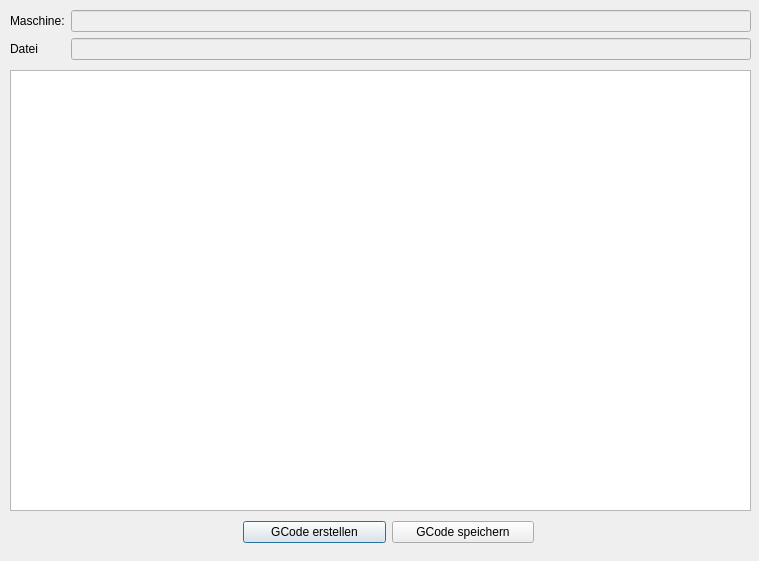
<?xml version="1.0" encoding="UTF-8"?>
<ui version="4.0">
 <class>Dialog_GCode</class>
 <widget class="QDialog" name="Dialog_GCode">
  <property name="geometry">
   <rect>
    <x>0</x>
    <y>0</y>
    <width>759</width>
    <height>561</height>
   </rect>
  </property>
  <property name="windowTitle">
   <string>GCode</string>
  </property>
  <property name="modal">
   <bool>true</bool>
  </property>
  <widget class="QPlainTextEdit" name="plainTextEdit">
   <property name="geometry">
    <rect>
     <x>10</x>
     <y>70</y>
     <width>741</width>
     <height>441</height>
    </rect>
   </property>
   <property name="verticalScrollBarPolicy">
    <enum>Qt::ScrollBarPolicy::ScrollBarAsNeeded</enum>
   </property>
   <property name="lineWrapMode">
    <enum>QPlainTextEdit::LineWrapMode::NoWrap</enum>
   </property>
  </widget>
  <widget class="QWidget" name="layoutWidget">
   <property name="geometry">
    <rect>
     <x>10</x>
     <y>10</y>
     <width>741</width>
     <height>52</height>
    </rect>
   </property>
   <layout class="QGridLayout" name="gridLayout">
    <item row="0" column="0">
     <widget class="QLabel" name="label">
      <property name="text">
       <string>Maschine:</string>
      </property>
     </widget>
    </item>
    <item row="0" column="1">
     <widget class="QLineEdit" name="lineEdit_maschine">
      <property name="enabled">
       <bool>false</bool>
      </property>
     </widget>
    </item>
    <item row="1" column="0">
     <widget class="QLabel" name="label_2">
      <property name="text">
       <string>Datei</string>
      </property>
     </widget>
    </item>
    <item row="1" column="1">
     <widget class="QLineEdit" name="lineEdit_datei">
      <property name="enabled">
       <bool>false</bool>
      </property>
     </widget>
    </item>
   </layout>
  </widget>
  <widget class="QWidget" name="layoutWidget">
   <property name="geometry">
    <rect>
     <x>243</x>
     <y>520</y>
     <width>291</width>
     <height>25</height>
    </rect>
   </property>
   <layout class="QHBoxLayout" name="horizontalLayout">
    <item>
     <widget class="QPushButton" name="pushButton_erstellen">
      <property name="text">
       <string>GCode erstellen</string>
      </property>
     </widget>
    </item>
    <item>
     <widget class="QPushButton" name="pushButton_speichern">
      <property name="text">
       <string>GCode speichern</string>
      </property>
     </widget>
    </item>
   </layout>
  </widget>
 </widget>
 <resources/>
 <connections/>
</ui>
